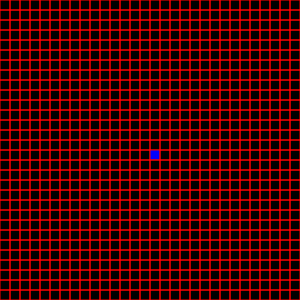
Frame 1 (no input)
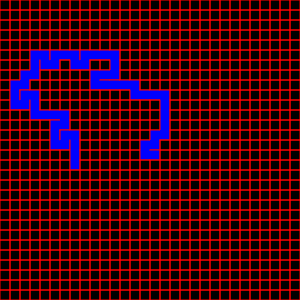
Frame 60 (no input)
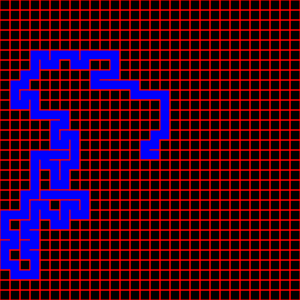
Frame 120 (the mouse pressed at the canvas centre since frame 60)

The p5.js sketch that drew these frames (run headless with seeded random() and noise() and a simulated clock; from frame 60 on, the mouse is pressed at the canvas centre):

// p5.js sketch
// ── sketch.js
function setup(){

  createCanvas(300,300)
  angleMode(DEGREES)
  directions = ["up","down","left","right"]
  width = 10;
  height= 10;
  grids = []
  current=[15,15];
  backtrack = []
  writer = createWriter('maze.txt')

  for (var i = 0; i < 30; i++) {
    grids.push([])
    for (var j = 0; j < 30; j++) {
      grids[i].push(new Grid())
    }
  }
  grids[current[0]][current[1]].visited = true
  backtrack.push(current)
}
function drawMaze(){
  for (var i = 0; i < 30; i++) {
     for (var j = 0; j < 30; j++) {
      if(grids[i][j].visited){
        noStroke()
        fill(0,0,255)
        rect(i*height,j*width,height,width)
      }
      if(grids[i][j].walls["up"]){
        stroke(255,0,0)
        line (i*width,j*height,(i+1)*width,j*height)
      }
      if(grids[i][j].walls["right"]){
        stroke(255,0,0)
        line ((i+1)*width,(j+1)*height,(i+1)*width,j*height)
      }
      if(grids[i][j].walls["down"]){
        stroke(255,0,0)
        line ((i+1)*width,(j+1)*height,i*width,(j+1)*height)
      }
      if(grids[i][j].walls["left"]){
        stroke(255,0,0)
        line (i*width,(j+1)*height,i*width,j*height)
      }

    }
  }
}
function check_colision(checkgrid){
  if(checkgrid[0]<0 ||checkgrid[0]>=30){
    return true;
  }
  if(checkgrid[1]<0 ||checkgrid[1]>=30){
    return true;
  }
  return grids[checkgrid[0]][checkgrid[1]].visited;
}
function can_go(checkgrid){
  up = [checkgrid[0],checkgrid[1]-1]
  down = [checkgrid[0],checkgrid[1]+1]
  left = [checkgrid[0]-1,checkgrid[1]]
  right = [checkgrid[0]+1,checkgrid[1]]
  direction_can = []
  if (check_colision(up)==false)
  {
     direction_can.push("up")
  }
  if (check_colision(down)==false)
  {
     direction_can.push("down")
  }
  if (check_colision(left)==false)
  {
     direction_can.push("left")
  }
  if (check_colision(right)==false)
  {
     direction_can.push("right")
  }
  return direction_can
}
function goto(checkgrid,goto){
      next = [checkgrid[0],checkgrid[1]]
      switch(goto){
        case "up":
          next[1]-=1
          break;
        case "down":
          next[1]+=1
          break;
        case "left":
            next[0]-=1
          break;
        case "right":
          next[0]+=1
          break;
      }
  return next;
}
function reverseDir(dir){
  switch(dir){
    case "up":
      return "down";
      break;
    case "down":
      return "up"
      break;
    case "left":
        return "right"
      break;
    case "right":
      return "left"
      break;
  }
}
function draw(){
  background(0)
  drawMaze();
  current = backtrack.pop()
  directon_can = can_go(current)
  if (directon_can.length>0){
    backtrack.push(current)
    dir = random(direction_can)
    next = goto(current,dir)
    next_dir = reverseDir(dir)
    grids[next[0]][next[1]].walls[next_dir]= false
    grids[current[0]][current[1]].walls[dir] = false
    grids[next[0]][next[1]].visited = true
    backtrack.push(next)
  }
  frameRate(60);
  if (backtrack.length==0){
    noLoop()
    let writer = createWriter('maze.txt')
    writer.write([30,30])
    writer.write('\n')
    for(var i = 0;i<30;i++){
      for (var j = 0; j < 30; j++) {
        writer.write([grids[i][j].walls["up"],grids[i][j].walls["down"],grids[i][j].walls["left"],grids[i][j].walls["right"]])
        writer.write('\n')
      }
    }
    writer.close()
  }

}

// ── Grid.js
class Grid{
  name = "Grid"
  constructor(){
      this.walls = {"up": true,
                    "down": true,
                    "left":true,
                    "right":true}
      this.visited = false;
  }

}

// ── Index.html
<html>
  <head>
    <script src="https://cdnjs.cloudflare.com/ajax/libs/p5.js/0.7.3/p5.js"></script>
    <script src="Grid.js"></script>
    <script src="sketch.js"></script>
  </head>
  <body>
  </body>
</html>
